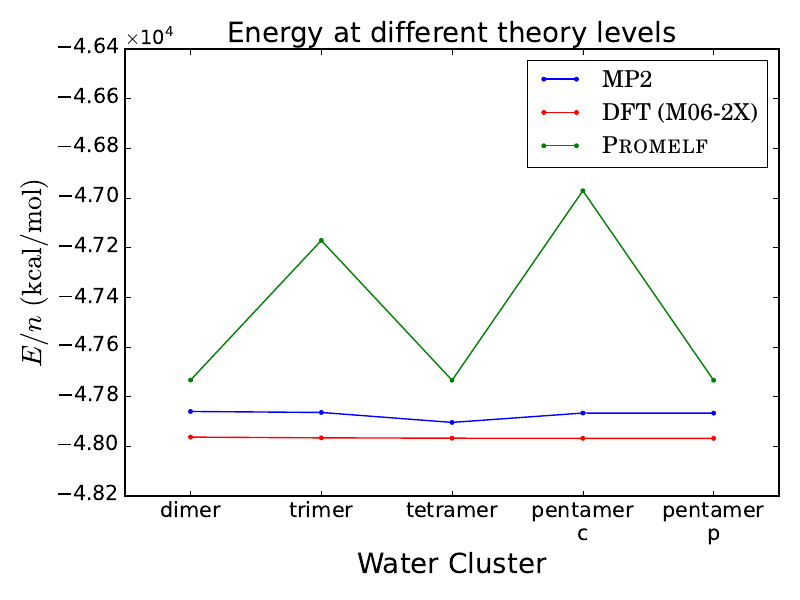

Here is the Python script that generated this plot:
#!/opt/homebrew/bin/python3
import numpy as np
#### Imprimir como antes
import matplotlib as mpl
import matplotlib.pyplot as plt
import matplotlib.style
from matplotlib.ticker import FormatStrFormatter
plt.gca().xaxis.set_major_formatter(FormatStrFormatter('%g'))
mpl.style.use('classic')
axis_font = {'size':'20'}
#mpl.rcParams['errorbar.capsize'] = 3
from matplotlib import rcParams
rcParams.update({'font.size' : 14})
rcParams.update({'figure.autolayout': True})

fig, ax = plt.subplots()
plt.rc('text', usetex=True)
plt.rc('font', family='serif')

x    = []
x1   = [1,2,3,4,5]
mp2  = []
dft  = []
pro  = []

archivo = open('mp2dftpromelf.dat', 'r')
for line in archivo:
    line = line.strip()
    columns = line.split()
    source = int(columns[0]), float(columns[1]), float(columns[2]), float(columns[3])
    x.append(int(columns[0]))
    mp2.append(float(columns[1]))
    dft.append(float(columns[2]))
    pro.append(float(columns[3]))
archivo.close()

for i in range(len(x)):
    mp2[i] = mp2[i]*627.5/x[i]
    dft[i] = dft[i]*627.5/x[i]
    pro[i] = pro[i]*627.5/x[i]

plt.plot(x1, mp2, marker='.', color='blue', label=r'MP2')
plt.plot(x1, dft, marker='.', color='red', label=r'DFT (M06-2X)')
plt.plot(x1, pro, marker='.', color='green', label=r'\sc{Promelf}')

plt.xlim((0.5, 5.5))
plt.ylim((-48200,-46400))
plt.ticklabel_format(useMathText=True)
plt.ticklabel_format(style = 'sci', axis='y', scilimits=(0,0))
ax.get_yaxis().get_major_formatter().set_useOffset(False)
plt.xticks(x1, ["dimer", "trimer", "tetramer", "pentamer\nc", "pentamer\np"], size=15)
plt.yticks(size=15)

ax = plt.subplot(111)
ax.legend(loc='upper right')#, bbox_to_anchor=(1, 0.5))

plt.title(r'Energy at different theory levels', **axis_font)
plt.xlabel(r'Water Cluster', **axis_font)
plt.ylabel(r'$E/n$ $(\mathrm{kcal/mol})$', **axis_font)

#plt.show()
plt.savefig('mp2dftpromelf.pdf')
